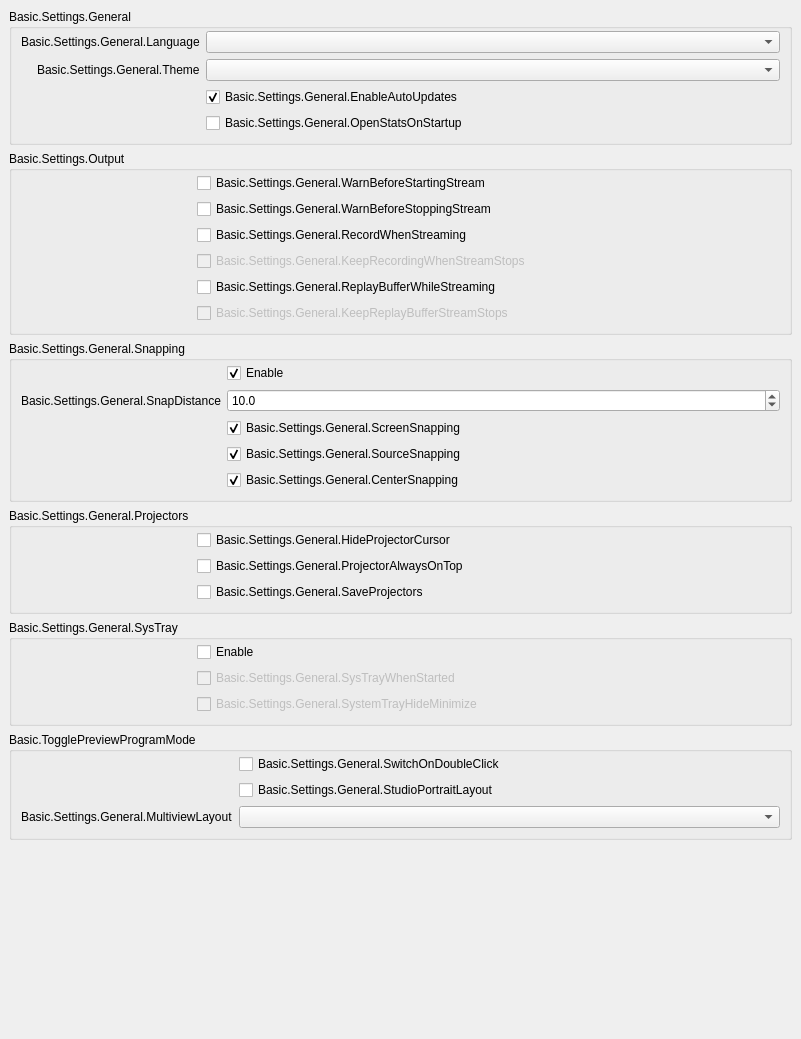
           <widget class="QWidget" name="scrollAreaWidgetContents_2">
            <property name="geometry">
             <rect>
              <x>0</x>
              <y>0</y>
              <width>801</width>
              <height>1039</height>
             </rect>
            </property>
            <layout class="QVBoxLayout" name="verticalLayout_19">
             <property name="leftMargin">
              <number>0</number>
             </property>
             <property name="topMargin">
              <number>0</number>
             </property>
             <property name="rightMargin">
              <number>0</number>
             </property>
             <property name="bottomMargin">
              <number>9</number>
             </property>
             <item alignment="Qt::AlignTop">
              <widget class="QWidget" name="widget_2" native="true">
               <layout class="QVBoxLayout" name="verticalLayout_20">
                <item>
                 <widget class="QGroupBox" name="groupBox_15">
                  <property name="title">
                   <string>Basic.Settings.General</string>
                  </property>
                  <layout class="QFormLayout" name="formLayout_32">
                   <property name="fieldGrowthPolicy">
                    <enum>QFormLayout::AllNonFixedFieldsGrow</enum>
                   </property>
                   <property name="labelAlignment">
                    <set>Qt::AlignRight|Qt::AlignTrailing|Qt::AlignVCenter</set>
                   </property>
                   <property name="topMargin">
                    <number>2</number>
                   </property>
                   <item row="0" column="0">
                    <widget class="QLabel" name="label">
                     <property name="text">
                      <string>Basic.Settings.General.Language</string>
                     </property>
                     <property name="buddy">
                      <cstring>language</cstring>
                     </property>
                    </widget>
                   </item>
                   <item row="0" column="1">
                    <widget class="QComboBox" name="language"/>
                   </item>
                   <item row="1" column="0">
                    <widget class="QLabel" name="label_42">
                     <property name="text">
                      <string>Basic.Settings.General.Theme</string>
                     </property>
                     <property name="buddy">
                      <cstring>theme</cstring>
                     </property>
                    </widget>
                   </item>
                   <item row="1" column="1">
                    <widget class="QComboBox" name="theme"/>
                   </item>
                   <item row="2" column="0">
                    <spacer name="horizontalSpacer_3">
                     <property name="orientation">
                      <enum>Qt::Horizontal</enum>
                     </property>
                     <property name="sizeType">
                      <enum>QSizePolicy::Fixed</enum>
                     </property>
                     <property name="sizeHint" stdset="0">
                      <size>
                       <width>170</width>
                       <height>5</height>
                      </size>
                     </property>
                    </spacer>
                   </item>
                   <item row="2" column="1">
                    <widget class="QCheckBox" name="enableAutoUpdates">
                     <property name="text">
                      <string>Basic.Settings.General.EnableAutoUpdates</string>
                     </property>
                     <property name="checked">
                      <bool>true</bool>
                     </property>
                    </widget>
                   </item>
                   <item row="3" column="1">
                    <widget class="QCheckBox" name="openStatsOnStartup">
                     <property name="text">
                      <string>Basic.Settings.General.OpenStatsOnStartup</string>
                     </property>
                    </widget>
                   </item>
                  </layout>
                 </widget>
                </item>
                <item>
                 <widget class="QGroupBox" name="groupBox_16">
                  <property name="title">
                   <string>Basic.Settings.Output</string>
                  </property>
                  <layout class="QFormLayout" name="formLayout_2">
                   <property name="fieldGrowthPolicy">
                    <enum>QFormLayout::AllNonFixedFieldsGrow</enum>
                   </property>
                   <property name="topMargin">
                    <number>2</number>
                   </property>
                   <item row="0" column="0">
                    <spacer name="horizontalSpacer_5">
                     <property name="orientation">
                      <enum>Qt::Horizontal</enum>
                     </property>
                     <property name="sizeType">
                      <enum>QSizePolicy::Fixed</enum>
                     </property>
                     <property name="sizeHint" stdset="0">
                      <size>
                       <width>170</width>
                       <height>5</height>
                      </size>
                     </property>
                    </spacer>
                   </item>
                   <item row="0" column="1">
                    <widget class="QCheckBox" name="warnBeforeStreamStart">
                     <property name="text">
                      <string>Basic.Settings.General.WarnBeforeStartingStream</string>
                     </property>
                    </widget>
                   </item>
                   <item row="1" column="1">
                    <widget class="QCheckBox" name="warnBeforeStreamStop">
                     <property name="text">
                      <string>Basic.Settings.General.WarnBeforeStoppingStream</string>
                     </property>
                    </widget>
                   </item>
                   <item row="2" column="1">
                    <widget class="QCheckBox" name="recordWhenStreaming">
                     <property name="text">
                      <string>Basic.Settings.General.RecordWhenStreaming</string>
                     </property>
                    </widget>
                   </item>
                   <item row="3" column="1">
                    <widget class="QCheckBox" name="keepRecordStreamStops">
                     <property name="enabled">
                      <bool>false</bool>
                     </property>
                     <property name="text">
                      <string>Basic.Settings.General.KeepRecordingWhenStreamStops</string>
                     </property>
                    </widget>
                   </item>
                   <item row="4" column="1">
                    <widget class="QCheckBox" name="replayWhileStreaming">
                     <property name="text">
                      <string>Basic.Settings.General.ReplayBufferWhileStreaming</string>
                     </property>
                    </widget>
                   </item>
                   <item row="5" column="1">
                    <widget class="QCheckBox" name="keepReplayStreamStops">
                     <property name="enabled">
                      <bool>false</bool>
                     </property>
                     <property name="text">
                      <string>Basic.Settings.General.KeepReplayBufferStreamStops</string>
                     </property>
                    </widget>
                   </item>
                  </layout>
                 </widget>
                </item>
                <item>
                 <widget class="QGroupBox" name="groupBox_10">
                  <property name="enabled">
                   <bool>true</bool>
                  </property>
                  <property name="sizePolicy">
                   <sizepolicy hsizetype="Preferred" vsizetype="Maximum">
                    <horstretch>0</horstretch>
                    <verstretch>0</verstretch>
                   </sizepolicy>
                  </property>
                  <property name="title">
                   <string>Basic.Settings.General.Snapping</string>
                  </property>
                  <property name="flat">
                   <bool>false</bool>
                  </property>
                  <layout class="QFormLayout" name="formLayout_21">
                   <property name="fieldGrowthPolicy">
                    <enum>QFormLayout::AllNonFixedFieldsGrow</enum>
                   </property>
                   <property name="labelAlignment">
                    <set>Qt::AlignRight|Qt::AlignTrailing|Qt::AlignVCenter</set>
                   </property>
                   <property name="topMargin">
                    <number>2</number>
                   </property>
                   <item row="0" column="1">
                    <widget class="QCheckBox" name="snappingEnabled">
                     <property name="text">
                      <string>Enable</string>
                     </property>
                     <property name="checked">
                      <bool>true</bool>
                     </property>
                    </widget>
                   </item>
                   <item row="2" column="1">
                    <widget class="QCheckBox" name="screenSnapping">
                     <property name="text">
                      <string>Basic.Settings.General.ScreenSnapping</string>
                     </property>
                     <property name="checked">
                      <bool>true</bool>
                     </property>
                    </widget>
                   </item>
                   <item row="4" column="1">
                    <widget class="QCheckBox" name="centerSnapping">
                     <property name="text">
                      <string>Basic.Settings.General.CenterSnapping</string>
                     </property>
                     <property name="checked">
                      <bool>true</bool>
                     </property>
                    </widget>
                   </item>
                   <item row="3" column="1">
                    <widget class="QCheckBox" name="sourceSnapping">
                     <property name="text">
                      <string>Basic.Settings.General.SourceSnapping</string>
                     </property>
                     <property name="checked">
                      <bool>true</bool>
                     </property>
                    </widget>
                   </item>
                   <item row="1" column="1">
                    <widget class="QDoubleSpinBox" name="snapDistance">
                     <property name="decimals">
                      <number>1</number>
                     </property>
                     <property name="singleStep">
                      <double>0.500000000000000</double>
                     </property>
                     <property name="value">
                      <double>10.000000000000000</double>
                     </property>
                    </widget>
                   </item>
                   <item row="1" column="0">
                    <widget class="QLabel" name="label_9">
                     <property name="text">
                      <string>Basic.Settings.General.SnapDistance</string>
                     </property>
                     <property name="buddy">
                      <cstring>snapDistance</cstring>
                     </property>
                    </widget>
                   </item>
                   <item row="3" column="0">
                    <spacer name="horizontalSpacer_4">
                     <property name="orientation">
                      <enum>Qt::Horizontal</enum>
                     </property>
                     <property name="sizeType">
                      <enum>QSizePolicy::Fixed</enum>
                     </property>
                     <property name="sizeHint" stdset="0">
                      <size>
                       <width>170</width>
                       <height>5</height>
                      </size>
                     </property>
                    </spacer>
                   </item>
                  </layout>
                 </widget>
                </item>
                <item>
                 <widget class="QGroupBox" name="groupBox_14">
                  <property name="title">
                   <string>Basic.Settings.General.Projectors</string>
                  </property>
                  <layout class="QFormLayout" name="formLayout_28">
                   <property name="fieldGrowthPolicy">
                    <enum>QFormLayout::AllNonFixedFieldsGrow</enum>
                   </property>
                   <property name="topMargin">
                    <number>2</number>
                   </property>
                   <item row="0" column="1">
                    <widget class="QCheckBox" name="hideProjectorCursor">
                     <property name="text">
                      <string>Basic.Settings.General.HideProjectorCursor</string>
                     </property>
                    </widget>
                   </item>
                   <item row="1" column="1">
                    <widget class="QCheckBox" name="projectorAlwaysOnTop">
                     <property name="text">
                      <string>Basic.Settings.General.ProjectorAlwaysOnTop</string>
                     </property>
                    </widget>
                   </item>
                   <item row="2" column="1">
                    <widget class="QCheckBox" name="saveProjectors">
                     <property name="text">
                      <string>Basic.Settings.General.SaveProjectors</string>
                     </property>
                    </widget>
                   </item>
                   <item row="1" column="0">
                    <spacer name="horizontalSpacer">
                     <property name="orientation">
                      <enum>Qt::Horizontal</enum>
                     </property>
                     <property name="sizeType">
                      <enum>QSizePolicy::Fixed</enum>
                     </property>
                     <property name="sizeHint" stdset="0">
                      <size>
                       <width>170</width>
                       <height>5</height>
                      </size>
                     </property>
                    </spacer>
                   </item>
                  </layout>
                 </widget>
                </item>
                <item>
                 <widget class="QGroupBox" name="groupBox_13">
                  <property name="title">
                   <string>Basic.Settings.General.SysTray</string>
                  </property>
                  <layout class="QFormLayout" name="formLayout_29">
                   <property name="fieldGrowthPolicy">
                    <enum>QFormLayout::AllNonFixedFieldsGrow</enum>
                   </property>
                   <property name="topMargin">
                    <number>2</number>
                   </property>
                   <item row="0" column="1">
                    <widget class="QCheckBox" name="systemTrayEnabled">
                     <property name="text">
                      <string>Enable</string>
                     </property>
                    </widget>
                   </item>
                   <item row="1" column="1">
                    <widget class="QCheckBox" name="systemTrayWhenStarted">
                     <property name="enabled">
                      <bool>false</bool>
                     </property>
                     <property name="text">
                      <string>Basic.Settings.General.SysTrayWhenStarted</string>
                     </property>
                    </widget>
                   </item>
                   <item row="2" column="1">
                    <widget class="QCheckBox" name="systemTrayAlways">
                     <property name="enabled">
                      <bool>false</bool>
                     </property>
                     <property name="text">
                      <string>Basic.Settings.General.SystemTrayHideMinimize</string>
                     </property>
                    </widget>
                   </item>
                   <item row="1" column="0">
                    <spacer name="horizontalSpacer_2">
                     <property name="orientation">
                      <enum>Qt::Horizontal</enum>
                     </property>
                     <property name="sizeType">
                      <enum>QSizePolicy::Fixed</enum>
                     </property>
                     <property name="sizeHint" stdset="0">
                      <size>
                       <width>170</width>
                       <height>5</height>
                      </size>
                     </property>
                    </spacer>
                   </item>
                  </layout>
                 </widget>
                </item>
                <item>
                 <widget class="QGroupBox" name="groupBox_11">
                  <property name="title">
                   <string>Basic.TogglePreviewProgramMode</string>
                  </property>
                  <layout class="QFormLayout" name="formLayout_31">
                   <property name="fieldGrowthPolicy">
                    <enum>QFormLayout::AllNonFixedFieldsGrow</enum>
                   </property>
                   <property name="labelAlignment">
                    <set>Qt::AlignRight|Qt::AlignTrailing|Qt::AlignVCenter</set>
                   </property>
                   <property name="topMargin">
                    <number>2</number>
                   </property>
                   <item row="0" column="1">
                    <widget class="QCheckBox" name="doubleClickSwitch">
                     <property name="text">
                      <string>Basic.Settings.General.SwitchOnDoubleClick</string>
                     </property>
                    </widget>
                   </item>
                   <item row="0" column="0">
                    <spacer name="horizontalSpacer_6">
                     <property name="orientation">
                      <enum>Qt::Horizontal</enum>
                     </property>
                     <property name="sizeHint" stdset="0">
                      <size>
                       <width>170</width>
                       <height>5</height>
                      </size>
                     </property>
                    </spacer>
                   </item>
                   <item row="1" column="1">
                    <widget class="QCheckBox" name="studioPortraitLayout">
                     <property name="text">
                      <string>Basic.Settings.General.StudioPortraitLayout</string>
                     </property>
                    </widget>
                   </item>
                   <item row="2" column="1">
                    <widget class="QComboBox" name="multiviewLayout"/>
                   </item>
                   <item row="2" column="0">
                    <widget class="QLabel" name="label_64">
                     <property name="text">
                      <string>Basic.Settings.General.MultiviewLayout</string>
                     </property>
                     <property name="buddy">
                      <cstring>multiviewLayout</cstring>
                     </property>
                    </widget>
                   </item>
                  </layout>
                 </widget>
                </item>
               </layout>
              </widget>
             </item>
            </layout>
           </widget>
